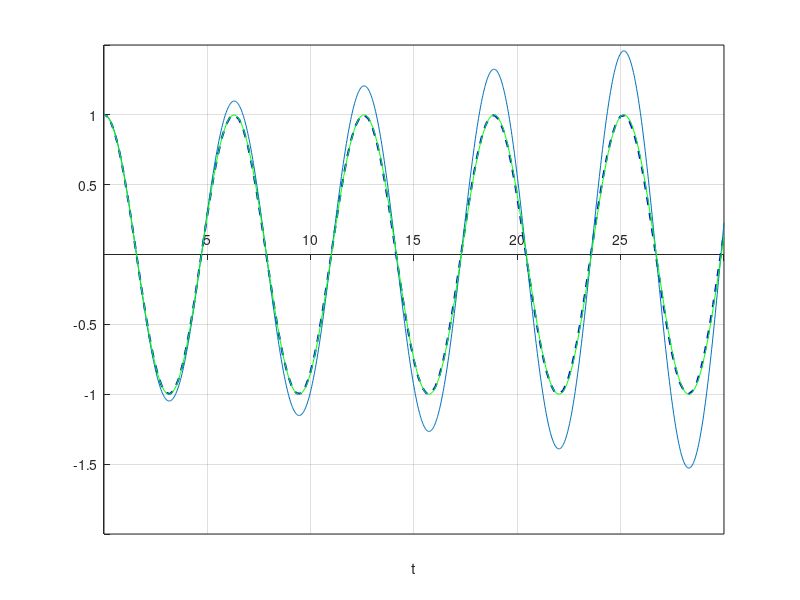

Recreate this plot in MATLAB. (Note: this script raises an error after producing the figure.)
% EULER_HEUN_VERGLEICH
% Mev, 24.9.2021

%% Vektor-Dgl. einer Schwingung
A = [0, 1
    -1, 0];
x0 = [1;0];
C = [1,0];

%% Simulation mit MATLAB ODE45
t_end = 30;
dxdt = @(t,x) A*x;
[t,xsim] = ode45(dxdt,[0, t_end],x0);
y = C*xsim';

%% Euler-Diskretisierung und rekursive Berechnung
T = 0.03;
N = round(t_end/T)+1;
AT = eye(2)+A*T;
xk = zeros(2,N);    % Ausgabearray initialisieren
xk(:,1) = x0;
for k=1:N-1
    xk(:,k+1) = AT*xk(:,k);
end
yk = xk(1,:)';

%% Ergebnis
close all
figure(1)
plot(t,y,'b--','linewidth',1.5)
hold on
plot(0:T:t_end,yk)
grid
xlabel('t')
set(gca,'xaxislocation','origin','yaxislocation','origin')


%% Heun-Diskretisierung und rekursive Berechnung
T = 0.1;
N = round(t_end/T)+1;
AT = inv(eye(2)-A*T/2)*(eye(2)+A*T/2);
xk = zeros(2,N);    % Ausgabearray initialisieren
xk(:,1) = x0;
for k=1:N-1
    xk(:,k+1) = AT*xk(:,k);
end
yk = xk(1,:)';
plot(0:T:t_end,yk,'g')
legend('kontinuierlich','diskret, rekursiv (Euler)', ...
    'diskret, rekursiv (Heun)','location','sw')
hold off
